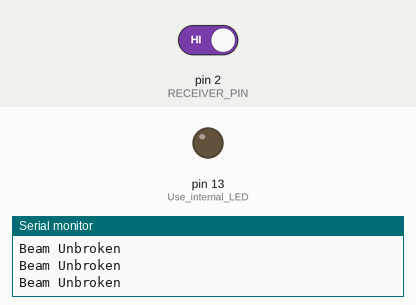
The sketch below on a simulated Arduino Uno, built with avr-gcc and run on an emulated ATmega328P. Shown: output pins drawn as LEDs (lit = HIGH), the last lines printed to the serial monitor. The inputs (shaded band) are chosen by the test bench; at power-on: pin 2 (RECEIVER_PIN) HIGH.

Above: at 1.2 s.
1.3 s: pin 2 (RECEIVER_PIN) driven LOW
At 2.1 s:
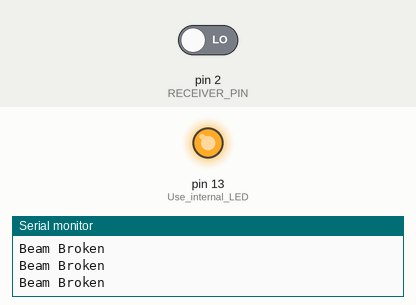
2.9 s: pin 2 (RECEIVER_PIN) driven HIGH
At 3.4 s:
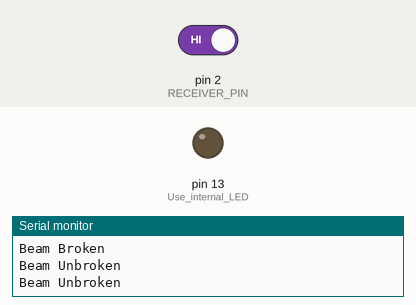
Timing chart, 0 to 5.9 s (numbered marks = the images above; inputs shaded):
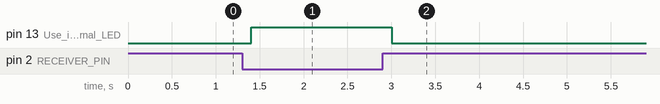

The sketch:

Experiment_4_Break_Beam_Basics.ino
```cpp
// (licence header left out)
const int RECEIVER_PIN = 2;
boolean sensorState = false;

void setup() {
  pinMode(LED_BUILTIN, OUTPUT); //Use internal LED
  pinMode (RECEIVER_PIN, INPUT);
  Serial.begin (9600);
  digitalWrite (LED_BUILTIN, LOW); //Turn off built-in LED
}

void loop() {
  sensorState = digitalRead (RECEIVER_PIN);
  if (!sensorState) {
    digitalWrite (LED_BUILTIN, HIGH); //Turn on LED
    Serial.println ("Beam Broken");
  } else {
    digitalWrite (LED_BUILTIN, LOW); //Turn off LED
    Serial.println ("Beam Unbroken");
  }
  delay (200); //Slow down for serial monitor
}
```

Measured:
- after the input at 1.3 s, pin 13 (Use_internal_LED): LOW → HIGH after 0.10 s
- after the input at 2.9 s, pin 13 (Use_internal_LED): HIGH → LOW after 0.10 s
